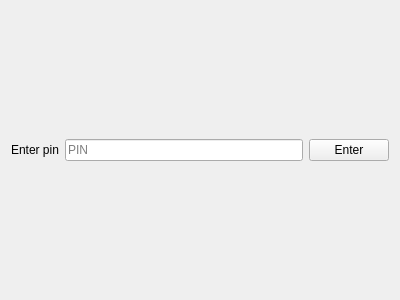
<?xml version="1.0" encoding="UTF-8"?>
<ui version="4.0">
 <class>Form</class>
 <widget class="QWidget" name="Form">
  <property name="geometry">
   <rect>
    <x>0</x>
    <y>0</y>
    <width>400</width>
    <height>300</height>
   </rect>
  </property>
  <property name="windowTitle">
   <string>Form</string>
  </property>
  <layout class="QHBoxLayout" name="horizontalLayout">
   <item>
    <widget class="QLabel" name="label">
     <property name="text">
      <string>Enter pin</string>
     </property>
    </widget>
   </item>
   <item>
    <widget class="QLineEdit" name="pinEnter">
     <property name="echoMode">
      <enum>QLineEdit::Password</enum>
     </property>
     <property name="placeholderText">
      <string>PIN</string>
     </property>
    </widget>
   </item>
   <item>
    <widget class="QPushButton" name="pinButton">
     <property name="text">
      <string>Enter</string>
     </property>
    </widget>
   </item>
  </layout>
 </widget>
 <resources/>
 <connections/>
</ui>
